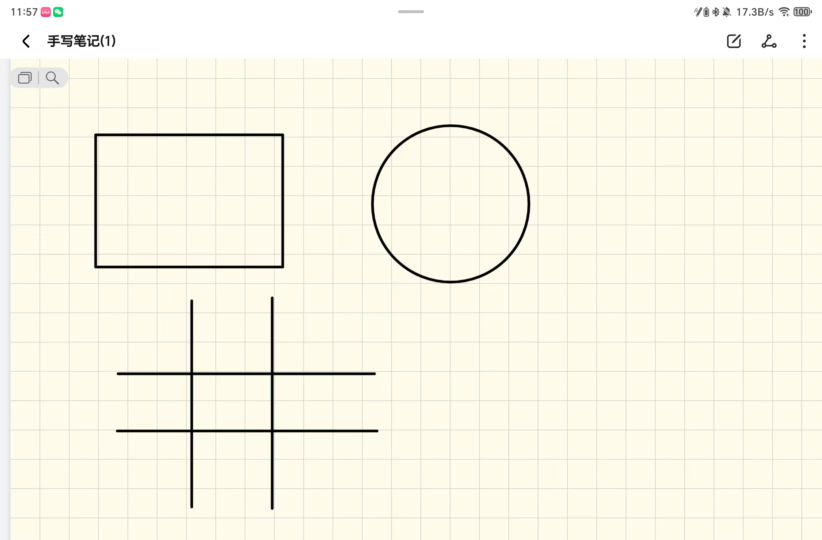
#> input picture lab/2023104666-23automationCaoRui-lab05/test_geo.jpg, 1643 x 1079 px (shown at 1/2 size)
$ python main.py
#> lines starting #> are read from the running program, lines starting #| are printed output that depends on the picture
import cv2
import numpy as np
import matplotlib.pyplot as plt
import os

os.makedirs("results", exist_ok=True)

# ===================== 修复中文标题乱码（只改这里）=====================
plt.rcParams['font.family'] = ['DejaVu Sans']  # 系统自带字体
plt.rcParams['axes.unicode_minus'] = False

# ===================== 1. 读取图片 =====================
test_img = cv2.imread("test_geo.jpg")
#> test_img is the input picture: shape (1079, 1643, 3); mean B, G, R 232.2, 246.2, 248.7
distort_img = cv2.imread("perspective_distort.jpg")
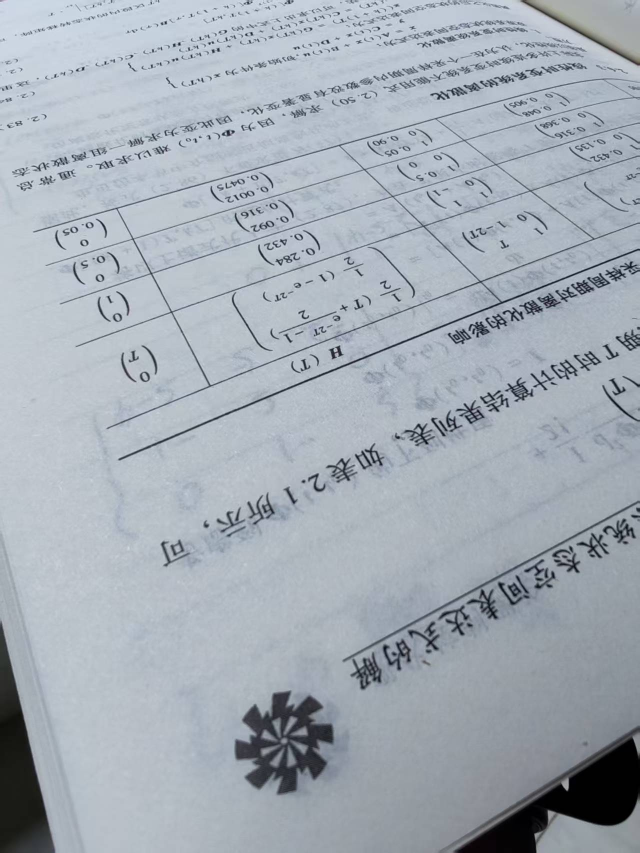
#> input picture lab/2023104666-23automationCaoRui-lab05/perspective_distort.jpg, 1279 x 1706 px (shown at 1/2 size)
#> distort_img is the input picture: shape (1706, 1279, 3); mean B, G, R 181.8, 172.6, 164.2

test_img_rgb = cv2.cvtColor(test_img, cv2.COLOR_BGR2RGB)
distort_img_rgb = cv2.cvtColor(distort_img, cv2.COLOR_BGR2RGB)
h, w = test_img.shape[:2]
#> h = 1079; w = 1643

print("========== Lab05 图像几何变换实验 ==========")
print("1. 相似变换、仿射变换、透视变换对比")
print("2. 几何性质变化规律总结")
print("3. 透视畸变图像校正")

# ===================== 2. 三种几何变换实现 =====================
# ---------- 2.1 相似变换
scale = 0.8
angle = 30
tx, ty = 50, 30
similarity_M = cv2.getRotationMatrix2D((w//2, h//2), angle, scale)
similarity_M[:, 2] += [tx, ty]
img_similar = cv2.warpAffine(test_img, similarity_M, (w, h))
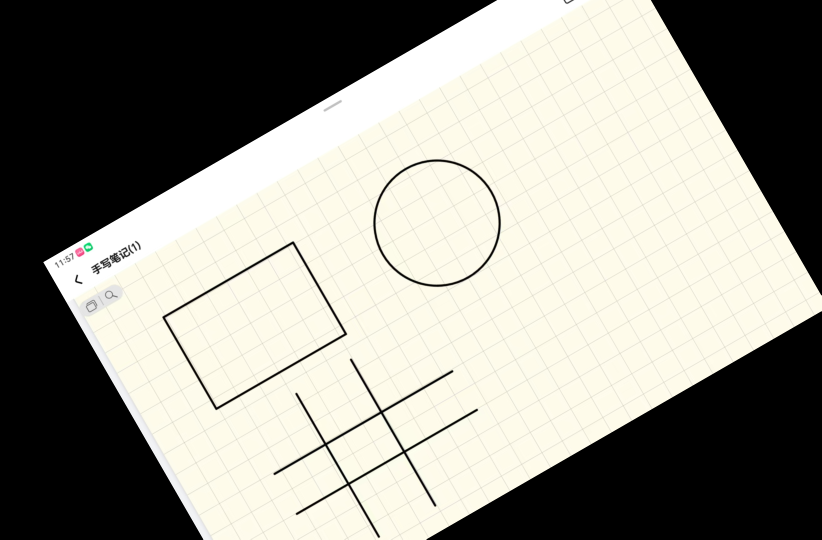
#> img_similar: shape (1079, 1643, 3) (shown at 1/2 size); mean B, G, R 140.2, 148.7, 150.2
img_similar_rgb = cv2.cvtColor(img_similar, cv2.COLOR_BGR2RGB)

cv2.imwrite("results/01相似变换.png", img_similar)

# ---------- 2.2 仿射变换
src_aff = np.float32([[50,50], [w-50,50], [50,h-50]])
#> src_aff = [[50, 50], [1593, 50], [50, 1029]]
dst_aff = np.float32([[70,80], [w-30,60], [40,h-40]])
#> dst_aff = [[70, 80], [1613, 60], [40, 1039]]
affine_M = cv2.getAffineTransform(src_aff, dst_aff)
img_affine = cv2.warpAffine(test_img, affine_M, (w, h))
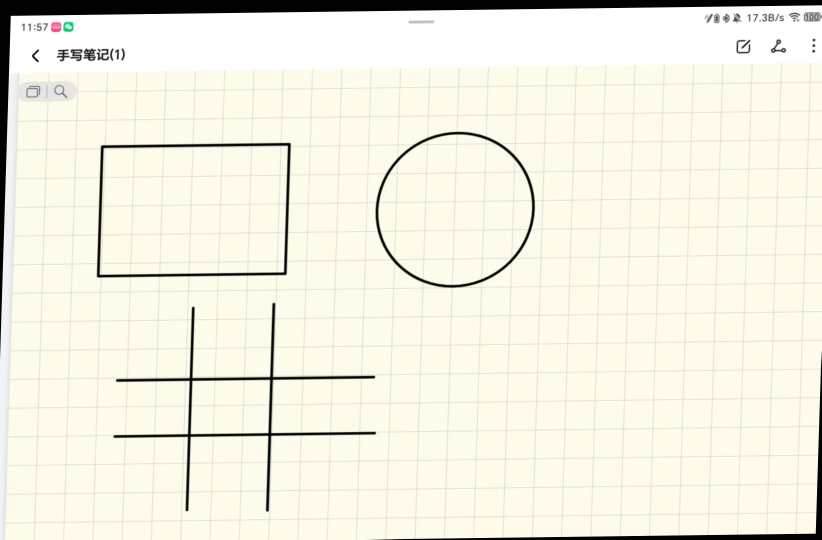
#> img_affine: shape (1079, 1643, 3) (shown at 1/2 size); mean B, G, R 225.7, 239.2, 241.6
img_affine_rgb = cv2.cvtColor(img_affine, cv2.COLOR_BGR2RGB)

cv2.imwrite("results/02仿射变换.png", img_affine)

# ---------- 2.3 透视变换
src_pers = np.float32([[50,50], [w-50,50], [w-50,h-50], [50,h-50]])
dst_pers = np.float32([[80,90], [w-30,70], [w-40,h-30], [30,h-60]])
pers_M = cv2.getPerspectiveTransform(src_pers, dst_pers)
img_pers = cv2.warpPerspective(test_img, pers_M, (w, h))
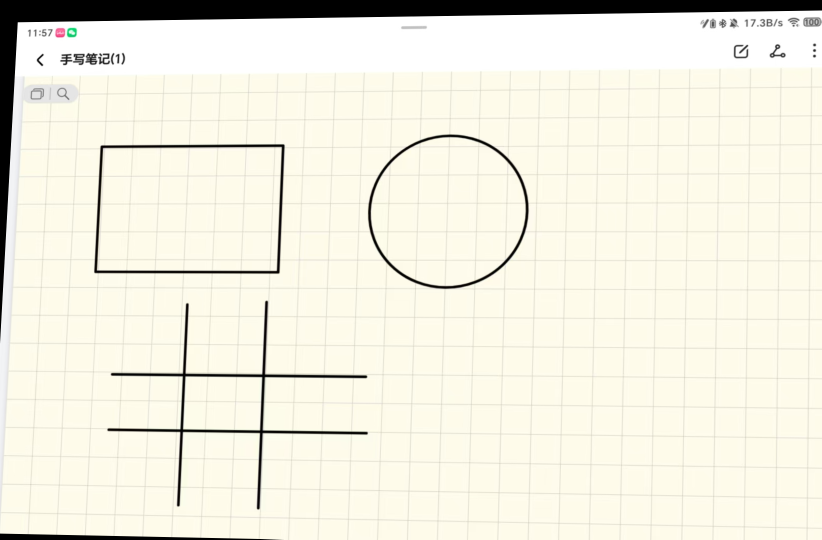
#> img_pers: shape (1079, 1643, 3) (shown at 1/2 size); mean B, G, R 223.1, 236.6, 239
img_pers_rgb = cv2.cvtColor(img_pers, cv2.COLOR_BGR2RGB)

cv2.imwrite("results/03透视变换.png", img_pers)

# ===================== 3. 三种变换结果对比总图 =====================
fig, axes = plt.subplots(2, 2, figsize=(15, 12))
axes[0,0].imshow(test_img_rgb)
axes[0,0].set_title("original", fontsize=14)
axes[0,0].axis('off')

axes[0,1].imshow(img_similar_rgb)
axes[0,1].set_title("similarity", fontsize=14)
axes[0,1].axis('off')

axes[1,0].imshow(img_affine_rgb)
axes[1,0].set_title("affine", fontsize=14)
axes[1,0].axis('off')

axes[1,1].imshow(img_pers_rgb)
axes[1,1].set_title("perspective", fontsize=14)
axes[1,1].axis('off')

plt.tight_layout()

plt.savefig("results/00三类变换总对比.png", dpi=300, bbox_inches='tight')
plt.close()

# ===================== 4. 透视畸变图像校正 =====================
src_distort = np.float32([
    [120, 150],   # 左上
    [900, 130],   # 右上
    [950, 850],   # 右下
    [80, 880]     # 左下
])
# 标准A4宽高比
dst_correct = np.float32([
    [0, 0],
    [800, 0],
    [800, 1130],
    [0, 1130]
])

correct_M = cv2.getPerspectiveTransform(src_distort, dst_correct)
img_correct = cv2.warpPerspective(distort_img, correct_M, (800, 1130))
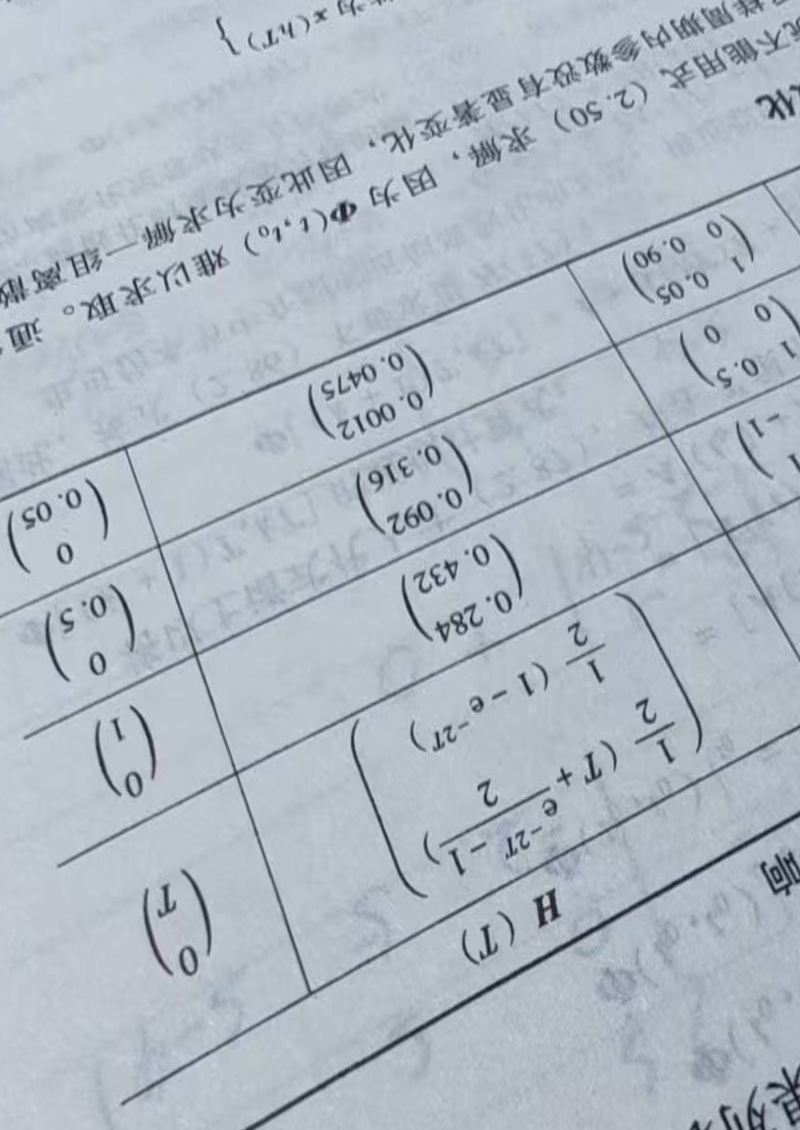
#> img_correct: shape (1130, 800, 3); mean B, G, R 195.9, 185.6, 176.4
img_correct_rgb = cv2.cvtColor(img_correct, cv2.COLOR_BGR2RGB)

cv2.imwrite("results/04透视校正结果.png", img_correct)

# 畸变原图&校正图对比
fig2, ax = plt.subplots(1, 2, figsize=(16, 8))
ax[0].imshow(distort_img_rgb)
ax[0].set_title("distorted", fontsize=14)
ax[0].axis('off')

ax[1].imshow(img_correct_rgb)
ax[1].set_title("corrected", fontsize=14)
ax[1].axis('off')

plt.tight_layout()

plt.savefig("results/05畸变与校正对比.png", dpi=300, bbox_inches='tight')
plt.close()

print("\n✅ 所有实验运行完成！results文件夹内为生成的图片")
